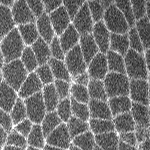
#> input picture cells.tif, 150 x 150 px
$ jupyter execute --allow-errors course_overview_v4.ipynb   (older library calls are emulated)
#> lines starting #> are read from the running program, lines starting #| are printed output that depends on the picture; after the words box and inside, x2 and y2 are one past the last pixel; in counts of white or black regions, pixels touching at a corner belong together
# Image processing and analysis in Python: an introduction

### 1. Overview & learning objectives
In this notebook, we will discuss (without much detail) how to use Python to analyze biological images. As a "vertebrating" example, we will quantify the morphology of cells in developing fruit fly embryos. Specifically, you will learn how to open and display images, apply basic filters, segment individual cells, quantify their size and shape, and visualize the results.

This notebook also serves as a model of what you are expected to do when it is your turn to present in BME1462.

With this notebook you will:

1. Gain an understanding of how to represent images in Python and numpy.

1. Learn the basic steps of a complex image segmentation procedure.

1. Experiment with filtering, thresholding, mathematical morphology, and watershed-based segmentation.

1. Measure cells in images and display the results.

Please, **note** that this notebook is not an exhaustive introduction to Python, numpy, scikit-image, or matplotlib. For tutorials and official documentation, please check at the [end of this notebook](#additional_materials).

### 2. Images as Python lists
In this section, we will discuss the basic Python tools necessary to process and analyze images.

We will consider a two-dimensional image as a matrix in which each element contains the corresponding pixel value. In Python, **matrices can be represented as lists of lists**:

[cell 1]
alist = [[1, 2, 3], [4, 5, 6], [7, 8, 9], [10, 11, 12]]  # square brackets define lists in Python.

print(alist)  # the print command can be useful to visualize the contents of Python variables.

represents a matrix with four rows and three columns.

### 3. Images in numpy: the ndarray
Python is not really good at working with matrices. Fortunately, the **numpy** package provides highly optimized methods to work with multidimensional arrays. At the core of numpy is the **ndarray** data structure, used to store and manipulate arrays. You can use the Python help system to learn more about ndarrays:

#> (a cell that did not finish here is left out)

It is easy to create an ndarray from a list using the numpy method **asarray**.

Use the help system to figure out how to create an ndarray from **alist**:

#> (a cell that did not finish here is left out)

#> (a cell that did not finish here is left out)

ndarrays have two important properties, **shape** and **dtype**.

In your own words, explain what each one of these two properties mean and report the values for the ndarray that you just created above. Remember that you can always use the help system.

**shape**:

**dtype**:

#> (a cell that did not finish here is left out)

### 4. Opening and displaying images
The **scikit-image** package uses ndarrays to represent images. scikit-image builds efficient routines for image processing and analysis around ndarrays.

Most often we will not be "creating" images, but opening them from a file. In scikit-image, the **io** module provides the method **imread**, which can be used to open images.

Import the io module with the following command (**skimage** is short for scikit-image), and use the imread method to read the image **cells.tif**.

[cell 6]
from skimage import io

[cell 7]
# DELETE THIS CODE.
animage = io.imread('cells.tif')
#> animage is the input picture: shape (150, 150); min 31, max 255, mean 113.3

The **matplotlib** package provides functionality to display images and plot data. If you are familiar with Matlab, the matplotlib method names will result familiar.

[cell 8]
import matplotlib.pyplot as plt
#print(plt.style.available)  # prints all the matplotlib styles that can be used.
plt.style.use(['classic', 'grayscale', 'bmh'])
plt.grid(False)

plt.imshow(animage)
plt.show()

### 5. Accessing pixels

Because images are numpy ndarrays, we can use them as we would use an ndarray. For example, we can access the value of the pixel at coordinates (x, y) = (25, 33) by using:

[cell 9]
print(animage[33, 25])  # 2D ndarrays are accessed using [row, col] pairs.
#| 116

Or we can create a new image using just every other row and column from the top-left corner of the image:

[cell 10]
topleft_subsampled = animage[0:60:2, 0:60:2].copy()  # select rows and columns from 0 to 60, with a step of 2 (every other).
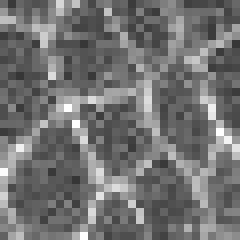
#> topleft_subsampled: shape (30, 30) (shown 8 times larger); min 54, max 255, mean 114.3

plt.imshow(topleft_subsampled)
plt.show()

Based, on what we have learned so far, answer the following questions. Remember that the help system is your friend!

1. What are the dimensions of the new image that we created?

2. How would you create a copy of a 50x50 subimage on the top right corner of the image? And if you wanted to take one in every three rows, and every single column?

3. Is the call to copy() necessary? Why are we using it?

[cell 11]
# DELETE THIS CODE
print(f'1. {topleft_subsampled.shape}')
#| 1. (30, 30)

[cell 12]
# DELETE THIS CODE.
topright = animage[0:50:1, -51:-1].copy()
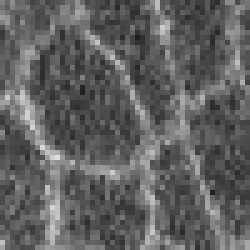
#> topright: shape (50, 50) (shown 5 times larger); min 31, max 224, mean 96.7
print(f'2. {topright.shape}')
#| 2. (50, 50)

plt.imshow(topright)
plt.show()

#> (a cell that did not finish here is left out)

[cell 14]
# DELETE THIS CODE.
# In contrast, if we do copy the array:
animage = io.imread('cells.tif')  # read image again.
topleft_copy = animage[0:60, 0:60].copy()
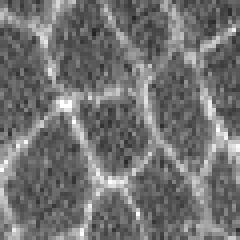
#> topleft_copy: shape (60, 60) (shown 4 times larger); min 34, max 255, mean 114
topleft_copy[0:10, 0:10] = 255
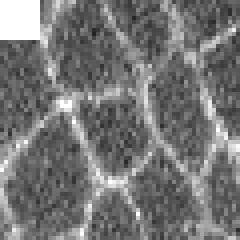
#> topleft_copy: shape (60, 60) (shown 4 times larger); 2.78% of pixels changed, all inside (x1, y1, x2, y2) = (0, 0, 10, 10)
plt.imshow(animage)
plt.show()

The ability to use numpy methods on images is really powerful. For example, thresholding can be easily accomplished by:

[cell 15]
amask = animage > 150  # this creates a new array, notice the data type!!
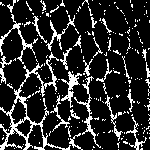
#> amask: shape (150, 150) bool; 16.9% white in thin lines or dots

print(amask)
#> (printed output is left out)

plt.imshow(amask)
plt.show()

### 6. Filtering
As an example of the use of scikit-image, let's try and segment the outlines of the cells in **animage**. To make sure that the image is the original one, load the image from disk again:

[cell 16]
# DELETE THE CODE IN THIS CELL.
animage = io.imread('cells.tif')

The first step of many segmentation pipelines is to blur the image. The idea is to smooth out noise, "flatten" the background, and increase the continuity of boundaries between objects. A common way to blur an image is to apply a **Gaussian filter**. In Gaussian filtering, each pixel value is substituted by a (Gaussian-) weighted average of its neighbouring pixels.

The scikit-image module **filters** contains methods to filter images. Import the filters module and examine the function **filters.gaussian**:

#> (a cell that did not finish here is left out)

Let's use skimage.filters.gaussian to smoothen animage. Based on the goals of smoothing the input image mentioned above, can you think of a good value for the sigma parameter? Why did you choose that value?

#> (a cell that did not finish here is left out)

Pay attention to the pixel values in the smooth image. What is different about them? Can you think of strategies to normalize those values and use at least 8-bits per pixel? The method **skimage.exposure.rescale_intensity** may be useful.

#> (a cell that did not finish here is left out)

### 7. Segmentation

Now that we have a good input image, let's consider our segmentation strategy. A very common approach to segment touching objects is the **watershed algorithm**. The watershed algorithm is a **region-growing method** which begins with the identification of one point or seed per object. The watershed grows seeds to find the boundaries of the object, and therefore it is important to have one -and only one- seed per object to be segmented.

To use the watershed algorithm in our image, we need to identify one (and only one) seed per cell. We will do that by identifying pixels buried deep within the cytoplasm of each cell.

#### 7.1 Thresholding

To distinguish interfacial and cytoplasmic pixels, we can simply threshold our image. Can you find a good threshold value? If yes, which one? If not, why?

#> (a cell that did not finish here is left out)

Proper thresholding often requires setting a different threshold value per pixel. This is known as **adaptive or local thresholding**. In local thresholding, the threshold value at each pixel depends on the neighbouring pixels (e.g. it is the mean of the pixels within a 3x3 window around each pixel). In scikit-image, local thresholding can be accomplished with the method **skimage.filters.threshold_local**.

Consult the documentation for threshold_local, and use local thresholding to obtain an accurate seggregation between interfacial and cytoplasmic pixels in the image above. What parameters did you use? Which ones did not work? How is the result different from the result using a single threshold for the entire image?

#> (a cell that did not finish here is left out)

#### 7.2 Mathematical morphology

The masks resulting from a threshold are rarely perfect. Depending on the threshold selection, too many or too few pixels will be considered to be "foreground", creating extraneous objects, holes, or discontinuities.

Mathematical morphology provides tools to "fix" thresholded images. Mathematical morphology is a discipline based on set theory that enables manipulation and analysis of geometric structures. Mathematical morphology deals with sets of pixels above or below the threshold value. **Erosion, dilation, opening or closing** are some mathematical morphology operations. Similar to our discussion of local thresholds, in morphological operations the value of each pixel (on/off) is determined based on the status (on/off) of a set of neighbours. The set of neighbours that affect the value of any given pixel is determined by a structuring element, a "mask" that is overlaid on each pixel of the original image. Pixels that are "on" in the structuring element are taken into account in the calculation of the new pixel value. Manipulating the size and shape of the structuring element can therefore have dramatic consequences in the results of morphological operations.

**Opening and closing**, specifically, can be useful to process binary images: opening separates fused objects, and closing fills holes in objects. Opening and closing are implemented in the methods **skimage.morphology.binary_opening and skimage.morphology.binary_closing**, respectively.

Depending on your choice of threshold, use opening or closing to improve the mask that you generated above:

[cell 22]
# DELETE THIS CODE.

import skimage.morphology as morphology

structelem = morphology.disk(3)
abettermask = morphology.binary_closing(amask, structelem)
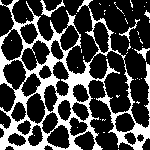
#> abettermask: shape (150, 150) bool; 26.9% white; 48 white regions (42 under 20 px), largest, box (x1, y1, x2, y2) and area: (0, 0, 150, 150) 5510, (144, 62, 150, 117) 143, (40, 0, 65, 17) 121, (119, 19, 140, 42) 72, (134, 48, 150, 61) 72, (144, 10, 150, 19) 26

plt.imshow(abettermask)
plt.show()
